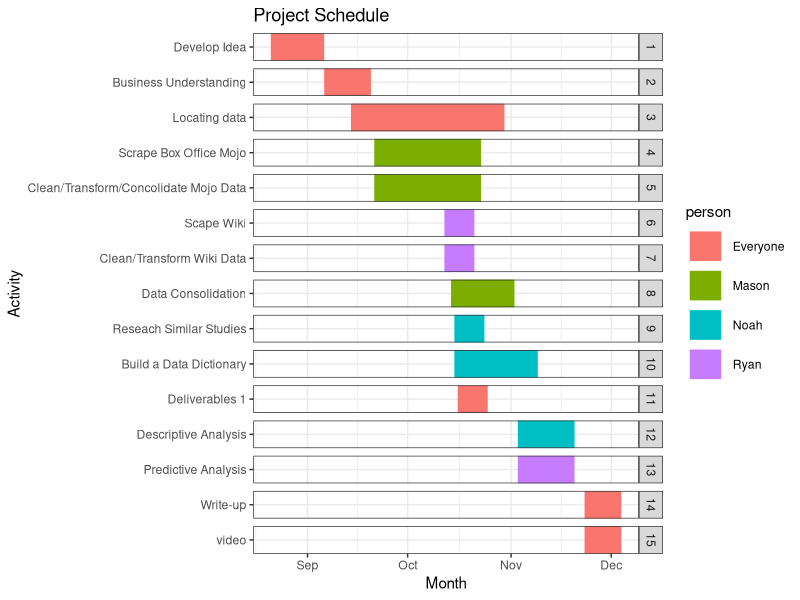

This chart was generated by the following R code:
library(tidyverse)
  

item <- c(1,2,3,4,5,6,7,8,9,10,11,12,13,14,15)
activity <- c("Develop Idea", "Business Understanding", "Locating data", "Scrape Box Office Mojo", "Clean/Transform/Concolidate Mojo Data", "Scape Wiki", "Clean/Transform Wiki Data", "Data Consolidation", "Reseach Similar Studies", "Build a Data Dictionary", "Deliverables 1", "Descriptive Analysis", "Predictive Analysis", "Write-up", "video")
start <- c(as.Date("2020-8-21"),as.Date("2020-9-6"), as.Date("2020-9-14"), as.Date("2020-9-21"), as.Date("2020-9-21"), as.Date("2020-10-12"), as.Date("2020-10-12"), as.Date("2020-10-14"), as.Date("2020-10-15"), as.Date("2020-10-15"), as.Date("2020-10-16"), as.Date("2020-11-03"), as.Date("2020-11-03"), as.Date("2020-11-23"), as.Date("2020-11-23"))
end <- c(as.Date("2020-9-6"),as.Date("2020-9-20"), as.Date("2020-10-30"), as.Date("2020-10-23"), as.Date("2020-10-23"), as.Date("2020-10-21"), as.Date("2020-10-21"), as.Date("2020-11-02"), as.Date("2020-10-24"), as.Date("2020-11-09"), as.Date("2020-10-25"), as.Date("2020-11-20"), as.Date("2020-11-20"),as.Date("2020-12-4"),as.Date("2020-12-4"))
person <- c("Everyone","Everyone", "Everyone", "Mason", "Mason", "Ryan", "Ryan", "Mason", "Noah", "Noah", "Everyone", "Noah", "Ryan", "Everyone","Everyone")
schedule <- data.frame(item,start,end,activity, person)


ggplot(schedule, aes(x = start, color = person)) +
  theme_bw()+
  geom_segment(aes(xend = end, y = activity, yend = activity), size = 10) +
  labs(title='Project Schedule', x='Month', y='Activity') +
  facet_grid(item ~ .,scale = "free_y",space = "free_y", drop = TRUE)

